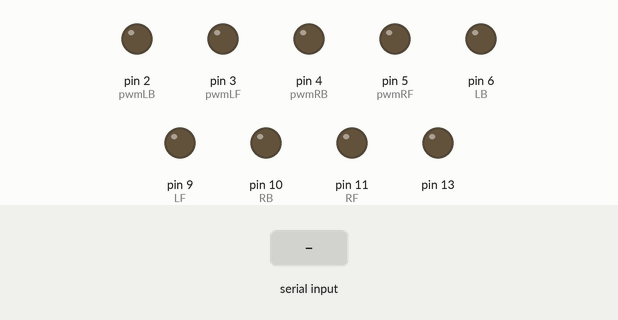
Recording of a sketch running on a simulated Arduino Uno, built with avr-gcc and run on an emulated ATmega328P. Parts: output pins drawn as LEDs (lit = HIGH). The inputs (shaded band) are chosen by the test bench.

Above: at 1.2 s.
1.3 s: "u" received over Serial
At 2.4 s:
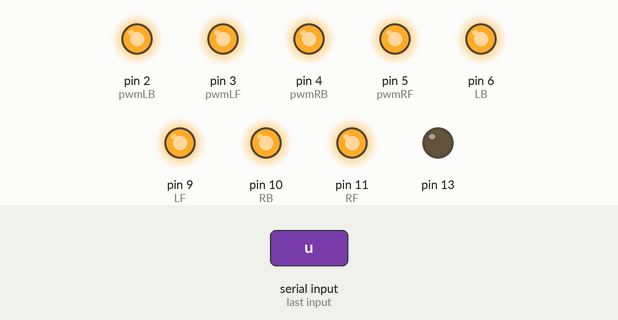
2.8 s: "d" received over Serial
At 3.6 s:
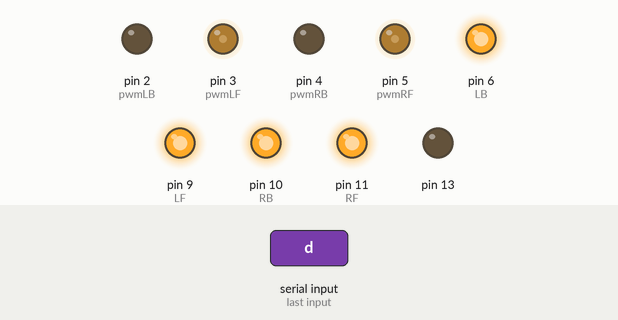
4.3 s: "r" received over Serial
At 4.8 s:
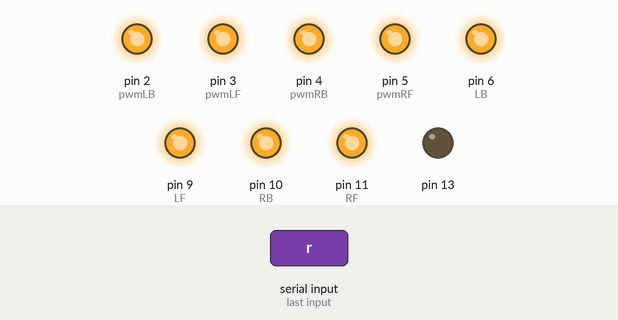
5.9 s: "l" received over Serial
At 7.2 s:
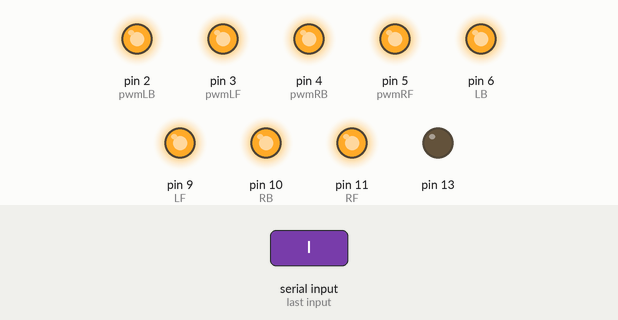
7.5 s: "f" received over Serial
At 8.4 s:
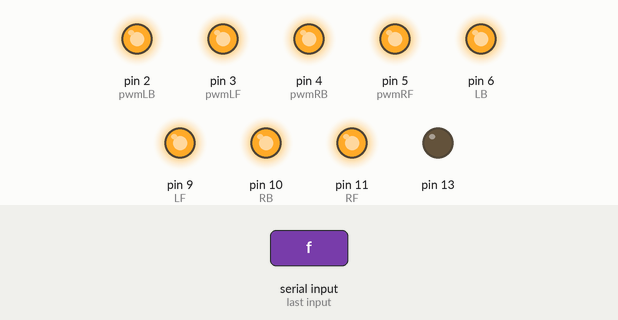
9.1 s: "s" received over Serial
At 9.6 s:
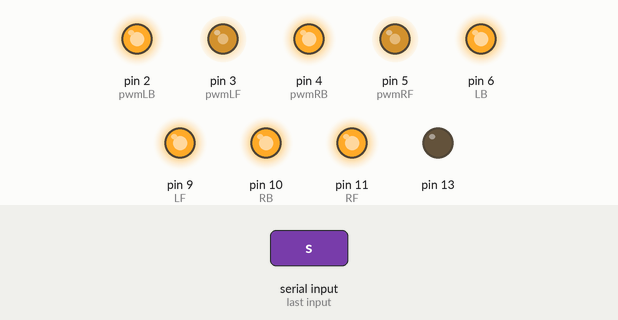
Timing chart, 0 to 11.7 s (numbered marks = the images above; inputs shaded):
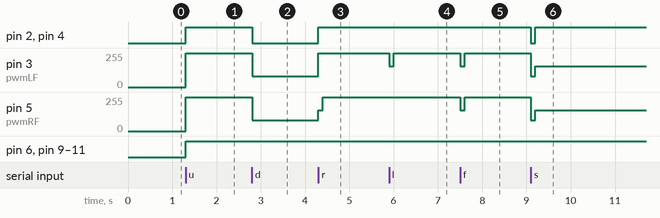

The sketch:

quadcopter.ino
```cpp
int RF = 11;
int RB = 10;
int LF = 9;
int LB = 6;
char input, input0;
int pwmRF= 5;
int pwmRB= 4;
int pwmLF= 3;
int pwmLB= 2;
void setup() {

 pinMode(13, OUTPUT);
 Serial.begin(9600);
 pinMode(RF, OUTPUT);
 pinMode(LF, OUTPUT);
 pinMode(LB, OUTPUT);
 pinMode(RB, OUTPUT);
 pinMode(pwmRF, OUTPUT);
 pinMode(pwmLF, OUTPUT);
 pinMode(pwmLB, OUTPUT);
 pinMode(pwmRB, OUTPUT);
 digitalWrite(RF, LOW);
 digitalWrite(LF, LOW);
 digitalWrite(LB, LOW);
 digitalWrite(RB, LOW);

}

void loop() {
  // put your main code here, to run repeatedly:
 if (Serial.available()> 0)
  {
   input=Serial.read();
   if (input=='u')
    {
     up();
     input0='u';
    }
    else if (input=='d')
    {
     down();
     input0='u';
    }
    else if (input=='r')
    {
     right();
     input0='u';
    }
    else if (input=='l')
    {
     left();
     input0='u';
    }
    else if (input=='f')
    {
     forward();
     input0='u';
    }
    else if (input=='b')
    {
     backward();
     input0='u';
    }
    else if (input=='s')
    {
     still();
     input0='u';
    }

  }
}
void up()
{
 digitalWrite(RF, HIGH);
 digitalWrite(LF, HIGH);
 digitalWrite(LB, HIGH);
 digitalWrite(RB, HIGH);
 analogWrite(pwmRF, 255);
 analogWrite(pwmLF, 255);
 analogWrite(pwmLB, 255);
 analogWrite(pwmRB, 255);
}
void down()
{
 digitalWrite(RF, HIGH);
 digitalWrite(LF, HIGH);
 digitalWrite(LB, HIGH);
 digitalWrite(RB, HIGH);
 analogWrite(pwmRF, 80);
 analogWrite(pwmLF, 80);
 analogWrite(pwmLB, 80);
 analogWrite(pwmRB, 80);
}
void forward()
{
 digitalWrite(RF, HIGH);
 digitalWrite(LF, HIGH);
 digitalWrite(LB, HIGH);
 digitalWrite(RB, HIGH);
 analogWrite(pwmRF, 155);
 analogWrite(pwmLF, 155);
 analogWrite(pwmLB, 255);
 analogWrite(pwmRB, 255);
 delay(100);
 digitalWrite(RF, HIGH);
 digitalWrite(LF, HIGH);
 digitalWrite(LB, HIGH);
 digitalWrite(RB, HIGH);
 analogWrite(pwmRF, 255);
 analogWrite(pwmLF, 255);
 analogWrite(pwmLB, 255);
 analogWrite(pwmRB, 255);
}
void backward()
{
 digitalWrite(RF, HIGH);
 digitalWrite(LF, HIGH);
 digitalWrite(LB, HIGH);
 digitalWrite(RB, HIGH);
 analogWrite(pwmRF, 255);
 analogWrite(pwmLF, 255);
 analogWrite(pwmLB, 155);
 analogWrite(pwmRB, 155);
 delay(100);
 digitalWrite(RF, HIGH);
 digitalWrite(LF, HIGH);
 digitalWrite(LB, HIGH);
 digitalWrite(RB, HIGH);
 analogWrite(pwmRF, 255);
 analogWrite(pwmLF, 255);
 analogWrite(pwmLB, 255);
 analogWrite(pwmRB, 255);
}
void left()
{
 digitalWrite(RF, HIGH);
 digitalWrite(LF, HIGH);
 digitalWrite(LB, HIGH);
 digitalWrite(RB, HIGH);
 analogWrite(pwmRF, 255);
 analogWrite(pwmLF, 155);
 analogWrite(pwmLB, 155);
 analogWrite(pwmRB, 255);
 delay(100);
 digitalWrite(RF, HIGH);
 digitalWrite(LF, HIGH);
 digitalWrite(LB, HIGH);
 digitalWrite(RB, HIGH);
 analogWrite(pwmRF, 255);
 analogWrite(pwmLF, 255);
 analogWrite(pwmLB, 255);
 analogWrite(pwmRB, 255);
}
void right()
{
 digitalWrite(RF, HIGH);
 digitalWrite(LF, HIGH);
 digitalWrite(LB, HIGH);
 digitalWrite(RB, HIGH);
 analogWrite(pwmRF, 155);
 analogWrite(pwmLF, 255);
 analogWrite(pwmLB, 255);
 analogWrite(pwmRB, 155);
 delay(100);
 digitalWrite(RF, HIGH);
 digitalWrite(LF, HIGH);
 digitalWrite(LB, HIGH);
 digitalWrite(RB, HIGH);
 analogWrite(pwmRF, 255);
 analogWrite(pwmLF, 255);
 analogWrite(pwmLB, 255);
 analogWrite(pwmRB, 255);
}
void still()
{
   if (input0=='u')
   {
 digitalWrite(RF, HIGH);
 digitalWrite(LF, HIGH);
 digitalWrite(LB, HIGH);
 digitalWrite(RB, HIGH);
 analogWrite(pwmRF, 80);
 analogWrite(pwmLF, 80);
 analogWrite(pwmLB, 80);
 analogWrite(pwmRB, 80);
 delay(100);
 digitalWrite(RF, HIGH);
 digitalWrite(LF, HIGH);
 digitalWrite(LB, HIGH);
 digitalWrite(RB, HIGH);
 analogWrite(pwmRF, 155);
 analogWrite(pwmLF, 155);
 analogWrite(pwmLB, 155);
 analogWrite(pwmRB, 155);
   }
   else if(input0=='d')
 {digitalWrite(RF, HIGH);
 digitalWrite(LF, HIGH);
 digitalWrite(LB, HIGH);
 digitalWrite(RB, HIGH);
 analogWrite(pwmRF,255);
 analogWrite(pwmLF, 255);
 analogWrite(pwmLB, 255);
 analogWrite(pwmRB, 255);
 delay(100);
 digitalWrite(RF, HIGH);
 digitalWrite(LF, HIGH);
 digitalWrite(LB, HIGH);
 digitalWrite(RB, HIGH);
 analogWrite(pwmRF, 155);
 analogWrite(pwmLF, 155);
 analogWrite(pwmLB, 155);
 analogWrite(pwmRB, 155);
 }
 else if(input0== 'f')
 {
 digitalWrite(RF, HIGH);
 digitalWrite(LF, HIGH);
 digitalWrite(LB, HIGH);
 digitalWrite(RB, HIGH);
 analogWrite(pwmRF, 255);
 analogWrite(pwmLF, 255);
 analogWrite(pwmLB, 80);
 analogWrite(pwmRB, 80);
 delay(100);
 digitalWrite(RF, HIGH);
 digitalWrite(LF, HIGH);
 digitalWrite(LB, HIGH);
 digitalWrite(RB, HIGH);
 analogWrite(pwmRF, 155);
 analogWrite(pwmLF, 155);
 analogWrite(pwmLB, 155);
 analogWrite(pwmRB, 155);
 }
 else if(input0== 'b')
 {
 digitalWrite(RF, HIGH);
 digitalWrite(LF, HIGH);
 digitalWrite(LB, HIGH);
 digitalWrite(RB, HIGH);
 analogWrite(pwmRF, 80);
 analogWrite(pwmLF, 80);
 analogWrite(pwmLB, 255);
 analogWrite(pwmRB, 255);
 delay(100);
 digitalWrite(RF, HIGH);
 digitalWrite(LF, HIGH);
 digitalWrite(LB, HIGH);
 digitalWrite(RB, HIGH);
 analogWrite(pwmRF, 155);
 analogWrite(pwmLF, 155);
 analogWrite(pwmLB, 155);
 analogWrite(pwmRB, 155);
 }
 else if(input0=='r')
 {
 digitalWrite(RF, HIGH);
 digitalWrite(LF, HIGH);
 digitalWrite(LB, HIGH);
 digitalWrite(RB, HIGH);
 analogWrite(pwmRF, 255);
 analogWrite(pwmLF, 80);
 analogWrite(pwmLB, 80);
 analogWrite(pwmRB, 255);
 delay(100);
 digitalWrite(RF, HIGH);
 digitalWrite(LF, HIGH);
 digitalWrite(LB, HIGH);
 digitalWrite(RB, HIGH);
 analogWrite(pwmRF, 155);
 analogWrite(pwmLF, 155);
 analogWrite(pwmLB, 155);
 analogWrite(pwmRB, 155);
 }
 else if(input0=='l')
 {
 digitalWrite(RF, HIGH);
 digitalWrite(LF, HIGH);
 digitalWrite(LB, HIGH);
 digitalWrite(RB, HIGH);
 analogWrite(pwmRF, 80);
 analogWrite(pwmLF, 255);
 analogWrite(pwmLB, 255);
 analogWrite(pwmRB, 80);
 delay(100);
  digitalWrite(RF, HIGH);
 digitalWrite(LF, HIGH);
 digitalWrite(LB, HIGH);
 digitalWrite(RB, HIGH);
 analogWrite(pwmRF, 255);
 analogWrite(pwmLF, 255);
 analogWrite(pwmLB, 255);
 analogWrite(pwmRB, 255);
 }
}
```

Measured:
- after the input at 1.3 s, pin 2 (pwmLB), pin 4 (pwmRB), pin 6 (LB), pin 9 (LF), pin 10 (RB), pin 11 (RF): LOW → HIGH at once; pin 3 (pwmLF), pin 5 (pwmRF): 0/255 → 255/255 at once
- after the input at 2.8 s, pin 2 (pwmLB), pin 4 (pwmRB): HIGH → LOW at once; pin 3 (pwmLF), pin 5 (pwmRF): 255/255 → 80/255 at once
- after the input at 4.3 s, pin 2 (pwmLB), pin 4 (pwmRB): LOW → HIGH at once; pin 3 (pwmLF): 80/255 → 255/255 at once; pin 5 (pwmRF): 80/255 → 155/255 at once, → 255/255 0.10 s later
- after the input at 5.9 s, pin 3 (pwmLF): 255/255 → 155/255 at once, → 255/255 0.10 s later
- after the input at 7.5 s, pin 3 (pwmLF), pin 5 (pwmRF): 255/255 → 155/255 at once, → 255/255 0.10 s later
- after the input at 9.1 s, pin 2 (pwmLB), pin 4 (pwmRB): HIGH → LOW at once, → HIGH 0.10 s later; pin 3 (pwmLF), pin 5 (pwmRF): 255/255 → 80/255 at once, → 155/255 0.10 s later
